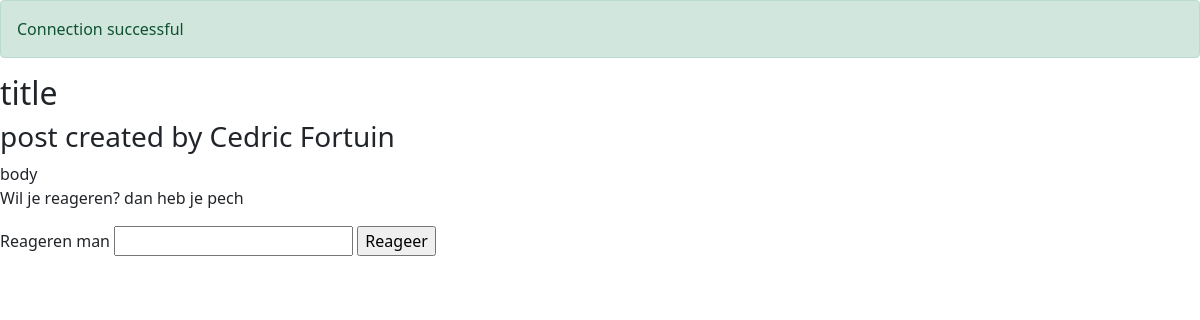
Page /post.php?postid=1 on the earlier database version.
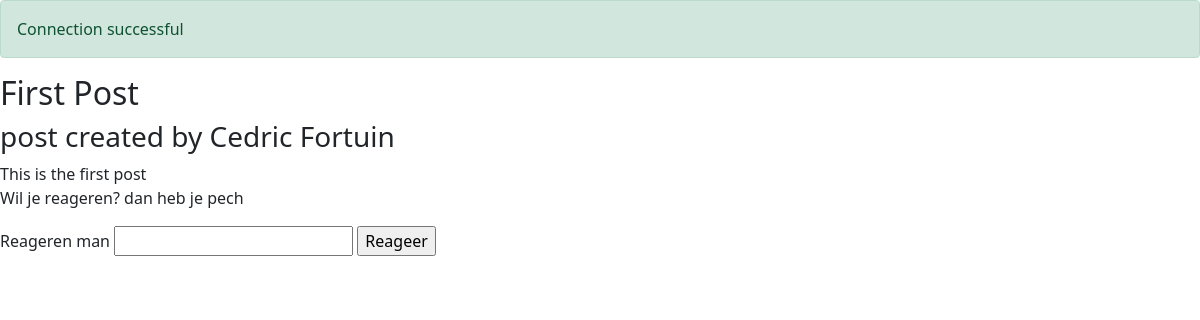
Same page on the later database version.
### tables this page shows
CREATE TABLE posts
(
    id         integer not null
        primary key autoincrement,
    user_id    integer not null references users(id),
    title      varchar not null,
    body       text    not null,
    image      longtext,
    created_at datetime,
    updated_at datetime
);

CREATE TABLE users
(
    id                integer not null
        primary key autoincrement,
    name              varchar not null,
    email             varchar not null,
    password          varchar not null,
    created_at        datetime
);

### post.php (the view, shortened to what this page needs)
<?php
require "database/database-connection.php";
$post_id = $_GET['postid'];
$results = $db->query("SELECT * FROM posts
                                INNER JOIN users ON posts.user_id = users.id WHERE posts.id = $post_id");
?>
<?php
foreach ($results as $result) {
    ?>
    <!doctype html>
    <html lang="en">
    <body>
        <h2><?php echo $result["title"] ?></h2>
        <h3>post created by <?php echo $result["name"] ?></h3>
        <div>
            <?php echo $result["body"] ?>
        </div>
        <p>Wil je reageren? dan heb je pech</p>
        <form action="reply.php?postid=<?php echo $result["id"] ?>" method="POST">
            <label for="reply">Reageren man</label>
            <input type="text" id="reply" name="reply">
            <input type="submit" value="Reageer">
        </form>
    </body>
    </html>
    <?php
}
?>

### database/database-connection.php
<?php
$db = new PDO('sqlite:'.dirname(__FILE__).'/../database/database.sqlite');
if ($db){
    echo "<p class='alert alert-success'>Connection successful</p>";
} else {
    echo "<p class='alert alert-danger'>Connection failed....doe het zelf maar</p>";
    die("connection failed");
}

Differences in the rows shown:
changed posts "Cedric Fortuin": title "title" → "First Post"; body "body" → "This is the first post"
